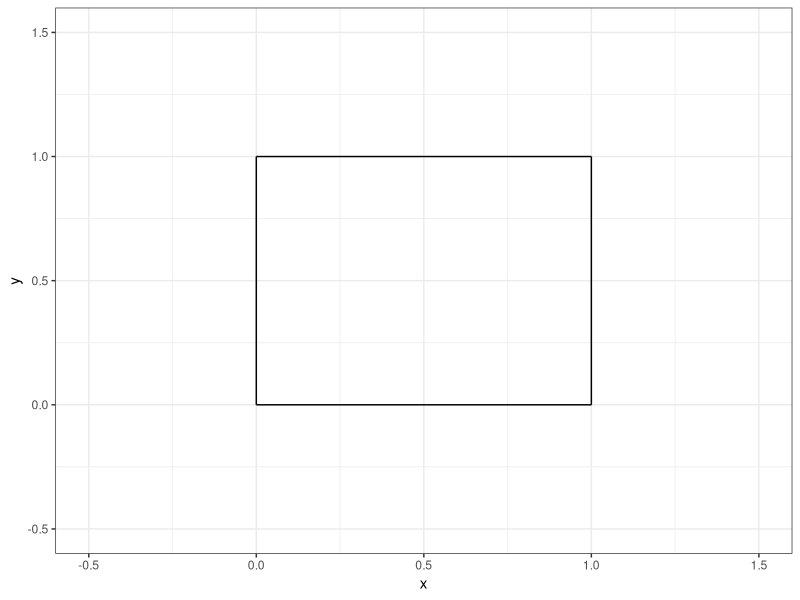
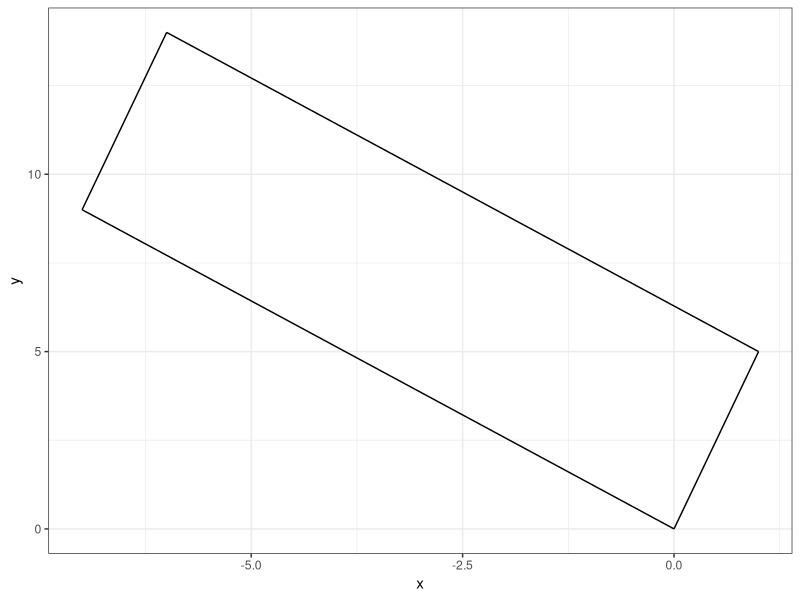
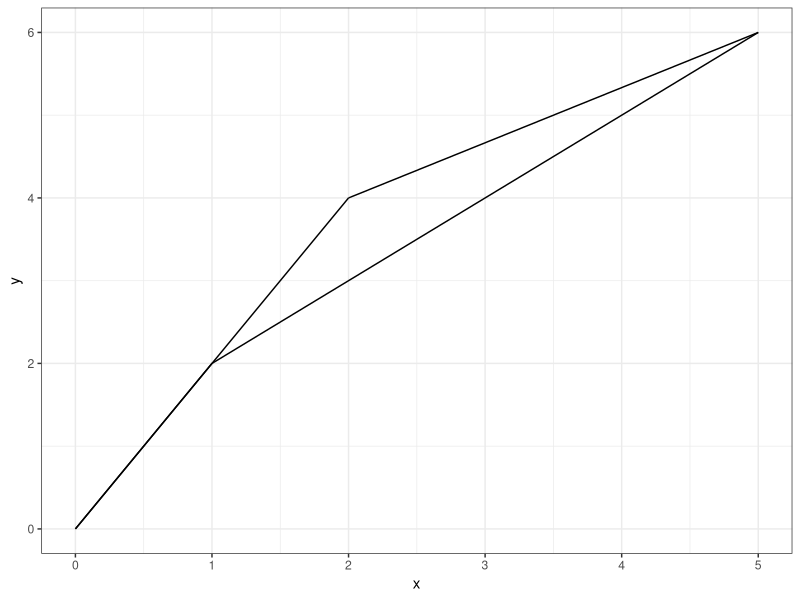
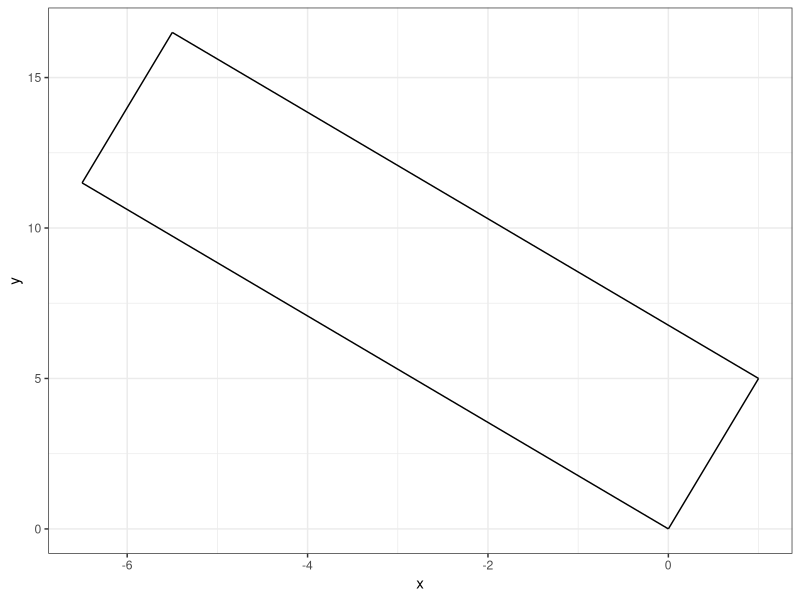
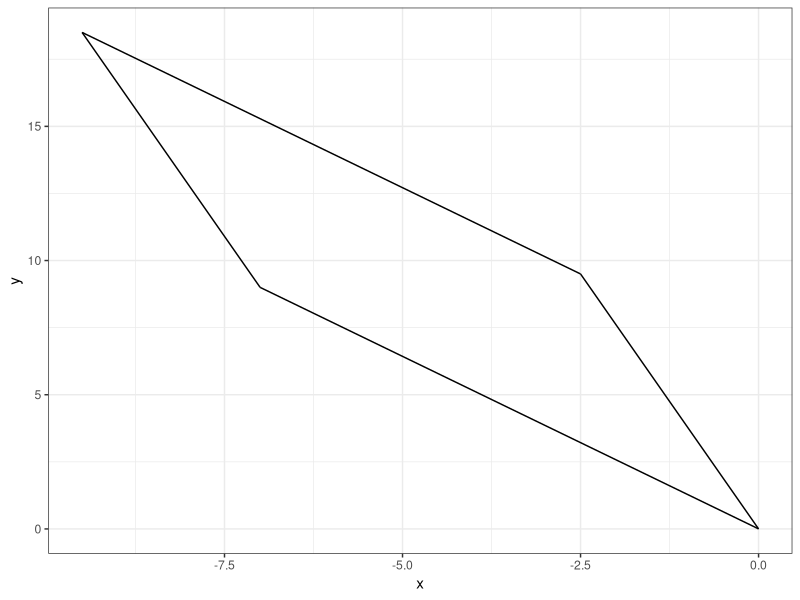
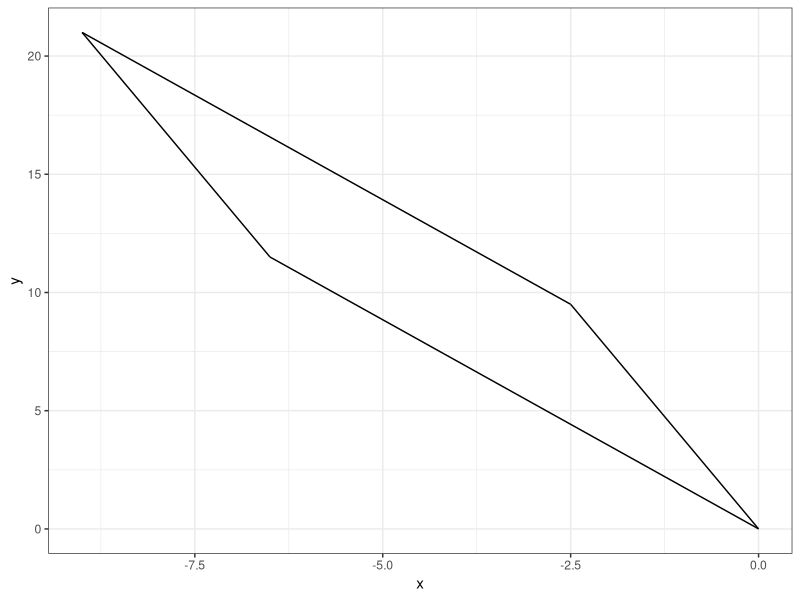

Recreate these plots in R, in order.
## ---- chunk 1
#| echo: false

default_chunk_hook  <- knitr::knit_hooks$get("chunk")

latex_font_size <- c("Huge", "huge", "LARGE", "Large", 
                     "large", "normalsize", "small", 
                     "footnotesize", "scriptsize", "tiny")

knitr::knit_hooks$set(chunk = function(x, options) {
  x <- default_chunk_hook(x, options)
  if(options$size %in% latex_font_size) {
    paste0("\n \\", options$size, "\n\n", 
      x, 
      "\n\n \\normalsize"
    )
  } else {
    x
  }
})

## ---- chunk 2
#| label: load-packages
#| include: false
library(tidyverse)
## ---- chunk 3
#| label: fig-unitsquare
#| fig-cap: "The unit square."
#| fig-width: 3
#| fig-height: 3
#| scale: "80%"
#| fig-align: "center"
#| size: "scriptsize"
ggplot() +
  geom_segment(aes(x = 0, xend = 0,
                   y=0, yend = 1))+
  geom_segment(aes(x = 0, xend = 1,
                   y=1, yend = 1))+
  geom_segment(aes(x = 1, xend = 1,
                   y=0, yend = 1))+
  geom_segment(aes(x = 0, xend = 1,
                   y=0, yend = 0)) +
  theme_bw() + 
  xlim(-0.5, 1.5)+
  ylim(-0.5, 1.5)+
  labs(x = "x", 
       y = "y")
## ---- chunk 4
(M=matrix(data=c(1, 0, 0, 1), nrow=2, ncol=2, byrow=T))
# storing M to use for part b
## ---- chunk 5
(A = matrix(data=c(1, -7, 5, 9), nrow=2, ncol=2, byrow=T))
## ---- chunk 6
(T = A%*%M)
## ---- chunk 7
(basis.vector1 = T[ , 1])
(basis.vector2 = T[ , 2])
## ---- chunk 8
p0 <- c(0, 0)
p1 <- c(1, 5)
p2 <- c(-6, 14)
p3 <- c(-7, 9)
## ---- chunk 9
#| label: fig-unitsquare2
#| fig-cap: "The unit square 2."
#| fig-width: 3
#| fig-height: 3
#| scale: "80%"
#| fig-align: "center"
#| size: "scriptsize"
ggplot() +
  geom_segment(aes(x = p0[1], y = p0[2], xend = p1[1], yend = p1[2])) +
  geom_segment(aes(x = p1[1], y = p1[2], xend = p2[1], yend = p2[2])) +
  geom_segment(aes(x = p2[1], y = p2[2], xend = p3[1], yend = p3[2])) +
  geom_segment(aes(x = p3[1], y = p3[2], xend = p0[1], yend = p0[2])) +
  theme_bw() +
  # xlim(-15, 15) +
  # ylim(-5, 25) +
  labs(x = "x", y = "y")
## ---- chunk 10
det(A)
## ---- chunk 11
(A = matrix(data = c(1, 2, 2, 4), nrow=2, ncol=2, byrow=T)) 
## ---- chunk 12
(T = A%*%M)
## ---- chunk 13
(basis.vector1 = T[ , 1])
(basis.vector2 = T[ , 2])
## ---- chunk 14
p0 = c(0, 0)
p1 = c(1, 2)
p2 = c(5, 6)
p3 = c(2, 4)
## ---- chunk 15
#| label: fig-unitsquare3
#| fig-cap: "The unit square 3."
#| fig-width: 3
#| fig-height: 3
#| scale: "80%"
#| fig-align: "center"
#| size: "scriptsize"
ggplot() +
  geom_segment(aes(x = p0[1], y = p0[2], xend = p1[1], yend = p1[2])) +
  geom_segment(aes(x = p1[1], y = p1[2], xend = p2[1], yend = p2[2])) +
  geom_segment(aes(x = p2[1], y = p2[2], xend = p3[1], yend = p3[2])) +
  geom_segment(aes(x = p3[1], y = p3[2], xend = p0[1], yend = p0[2])) +
  theme_bw() +
  # xlim(-15, 15) +
  # ylim(-5, 25) +
  labs(x = "x", y = "y")
## ---- chunk 16
det(A)
## ---- chunk 17
(M = matrix(data = c(1, 0.5, 0, 1), nrow=2, ncol=2, byrow=T))
(A = matrix(data = c(1, -7, 5, 9), nrow=2, ncol=2, byrow=T))
(T = A%*%M)
## ---- chunk 18
p0 <- c(0, 0)
p1 <- c(1, 5)
p2 <- c(-5.5, 16.5)
p3 <- c(-6.5, 11.5)
## ---- chunk 19
#| label: fig-unitsquare4
#| fig-cap: "The unit square 4."
#| fig-width: 3
#| fig-height: 3
#| scale: "80%"
#| fig-align: "center"
#| size: "scriptsize"
ggplot() +
  geom_segment(aes(x = p0[1], y = p0[2], xend = p1[1], yend = p1[2])) +
  geom_segment(aes(x = p1[1], y = p1[2], xend = p2[1], yend = p2[2])) +
  geom_segment(aes(x = p2[1], y = p2[2], xend = p3[1], yend = p3[2])) +
  geom_segment(aes(x = p3[1], y = p3[2], xend = p0[1], yend = p0[2])) +
  theme_bw() +
  # xlim(-15, 15) +
  # ylim(-5, 25) +
  labs(x = "x", y = "y")
## ---- chunk 20
(M = matrix(data = c(1, 0, 0.5, 1), nrow=2, ncol=2, byrow=T))
(T = A%*%M)
## ---- chunk 21
p0 <- c(0, 0)
p1 <- c(-2.5, 9.5)
p2 <- c(-9.5, 18.5)
p3 <- c(-7, 9)
## ---- chunk 22
#| label: fig-unitsquare5
#| fig-cap: "The unit square 5."
#| fig-width: 3
#| fig-height: 3
#| scale: "80%"
#| fig-align: "center"
#| size: "scriptsize"
ggplot() +
  geom_segment(aes(x = p0[1], y = p0[2], xend = p1[1], yend = p1[2])) +
  geom_segment(aes(x = p1[1], y = p1[2], xend = p2[1], yend = p2[2])) +
  geom_segment(aes(x = p2[1], y = p2[2], xend = p3[1], yend = p3[2])) +
  geom_segment(aes(x = p3[1], y = p3[2], xend = p0[1], yend = p0[2])) +
  theme_bw() +
  # xlim(-15, 15) +
  # ylim(-5, 25) +
  labs(x = "x", y = "y")
## ---- chunk 23
(M = matrix(data = c(1, 0.5, 0.5, 1), nrow=2, ncol=2, byrow=T))
(T = A%*%M)
## ---- chunk 24
p0 <- c(0, 0)
p1 <- c(-2.5, 9.5)
p2 <- c(-9, 21)
p3 <- c(-6.5, 11.5)
## ---- chunk 25
#| label: fig-unitsquare6
#| fig-cap: "The unit square 6."
#| fig-width: 3
#| fig-height: 3
#| scale: "80%"
#| fig-align: "center"
#| size: "scriptsize"
ggplot() +
  geom_segment(aes(x = p0[1], y = p0[2], xend = p1[1], yend = p1[2])) +
  geom_segment(aes(x = p1[1], y = p1[2], xend = p2[1], yend = p2[2])) +
  geom_segment(aes(x = p2[1], y = p2[2], xend = p3[1], yend = p3[2])) +
  geom_segment(aes(x = p3[1], y = p3[2], xend = p0[1], yend = p0[2])) +
  theme_bw() +
  # xlim(-15, 15) +
  # ylim(-5, 25) +
  labs(x = "x", y = "y")
